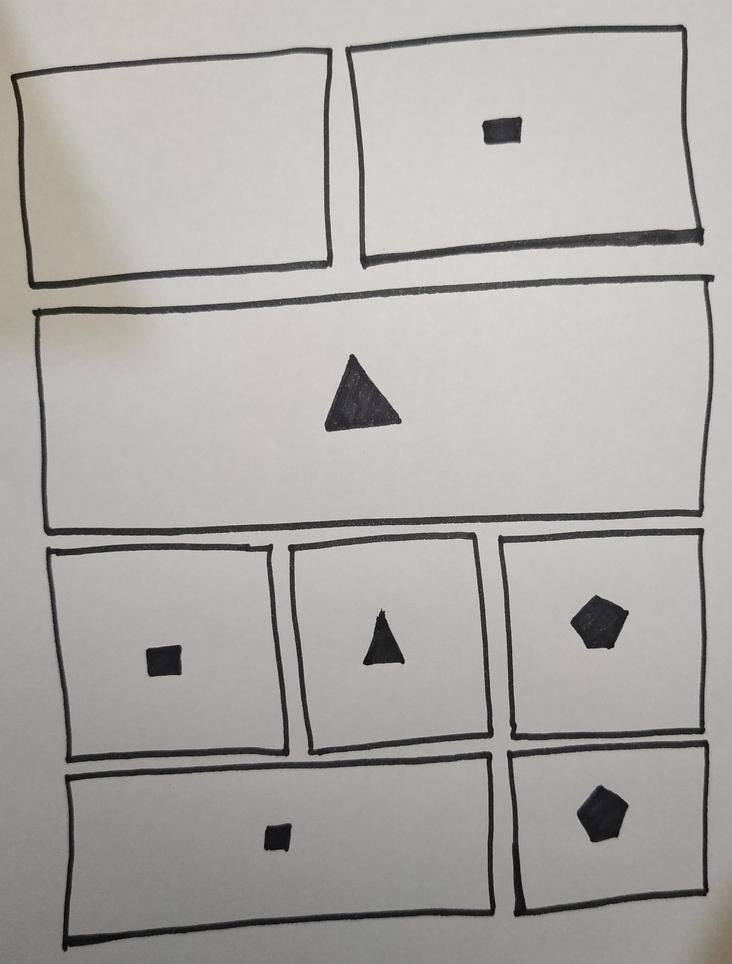
#> input picture 1.jpg, 732 x 964 px, shrunk from 4627 x 6100 before the run
$ python -i Sketch.py   (imports and definitions only)
#> lines starting #> are read from the running program, lines starting #| are printed output that depends on the picture; after the words box and inside, x2 and y2 are one past the last pixel; in counts of white or black regions, pixels touching at a corner belong together
# Author: Jayendra Matarage
# Title: Sketch to Code


import cv2


class Sketch:
    div_map = [
        {'SIZE': 0, 'COL_SIZE': 2},
        {'SIZE': 16.6, 'COL_SIZE': 2},
        {'SIZE': 24.9, 'COL_SIZE': 4},
        {'SIZE': 33.2, 'COL_SIZE': 4},
        {'SIZE': 41.5, 'COL_SIZE': 6},
        {'SIZE': 49.8, 'COL_SIZE': 6},
        {'SIZE': 58.1, 'COL_SIZE': 8},
        {'SIZE': 66.4, 'COL_SIZE': 8},
        {'SIZE': 74.7, 'COL_SIZE': 10},
        {'SIZE': 83.0, 'COL_SIZE': 10},
        {'SIZE': 91.3, 'COL_SIZE': 12},
        {'SIZE': 99.6, 'COL_SIZE': 12}
    ]

    # [56 lines left out: function find_main_divs, not called in this run]

    def find_paras(self, img):
        print("|Detecting Paragraphs...")

        # make image window
        #cv2.namedWindow('Paras of page', cv2.WINDOW_AUTOSIZE)

        # make gray image
        image_to_gray = cv2.cvtColor(img, cv2.COLOR_RGB2GRAY)

        # detect edges of image using canny
        edges_of_image = cv2.Canny(image_to_gray, 50, 150, apertureSize=3)
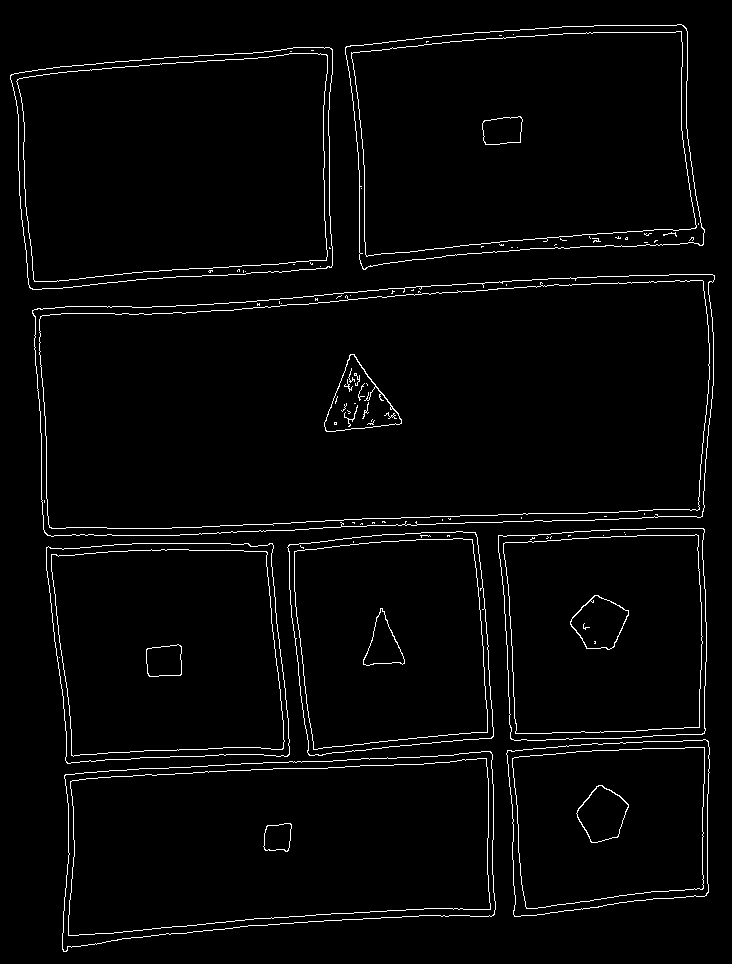
#> edges_of_image: shape (964, 732); 2.6% white in thin lines or dots

        # find contours using canny image
        cont, hierarachy = cv2.findContours(edges_of_image, cv2.RETR_TREE, cv2.CHAIN_APPROX_NONE)
#> cont = 133 contours, 87 with area under 20; largest, box (x1, y1, x2, y2) and area: (32, 274, 715, 537) 157719, (32, 274, 715, 537) 157698, (39, 280, 710, 529) 146218, (39, 280, 710, 529) 146214, (345, 24, 705, 270) 73942

        # sort image contours
        cont = sorted(cont, key=lambda ctr: cv2.boundingRect(ctr)[1])

        para_count = 0
        unknown_count = 0
        p_array_position = []
        all_paras_of_page = []

        for c in cont:
            approx = cv2.approxPolyDP(c, 0.03 * cv2.arcLength(c, True), True)
            if len(approx) == 4:
                x, y, w, h = cv2.boundingRect(c)
                if w > 10 and h > 10:
                    if w < 50 and h < 50:
                        if x not in p_array_position:
                            M = cv2.moments(c)
                            cX = int(M["m10"] / M["m00"])
                            cY = int(M["m01"] / M["m00"])
                            cv2.circle(img, (cX, cY), 3, (255, 255, 0), -1)
                            p_array_position.append(x)
                            cv2.rectangle(img, (x, y), (x + w, y + h), (0, 0, 255), 2)
                            all_paras_of_page.append({
                                "P_ID": para_count,"W": w, "H": h,
                                "P1": [x, y],"P2": [(x + w), (y + h)],"MID_X": cX,"MID_Y": cY,
                            })
                            cv2.putText(img, 'Paragraph ' + str(para_count), (int(x + w), int(y)),
                                        cv2.FONT_HERSHEY_SIMPLEX,
                                        0.5, (255, 0, 0), 1, cv2.LINE_AA)
                            para_count += 1
            else:
                unknown_count += 1
#> this loop made 133 passes
#> (approx, x, y, w, h, cX, cY, para_count) on pass 14: ([[521, 117], [484, 120], [485, 144], [520, 142]], 482, 116, 41, 29, 502, 130, 1)
#> (c, approx, x, y, w, h) on pass 29: ([[555, 244], [554, 245], [555, 244], [556, 244]], [[556, 244], [555, 244], [554, 245], [555, 244]], 554, 244, 3, 2)
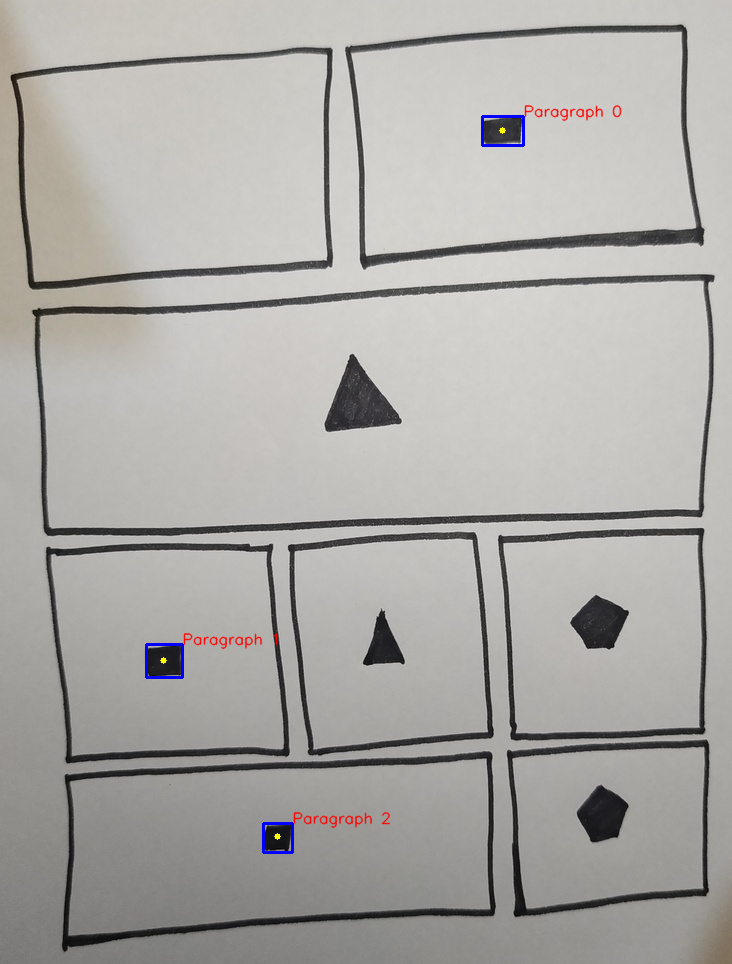
#> img: shape (964, 732, 3); mean R, G, B 171.3, 169.6, 166.3
#> after the loop, all_paras_of_page = 3 items; p_array_position = [482, 146, 263]; para_count = 3; unknown_count = 78

        print("|Paragraph count : " + str(para_count))
#| |Paragraph count : 3

        para_data = [{
            "PARA_COUNT": para_count,
            "PARA_DATA": all_paras_of_page,
            "IMAGE": img,
        }]

        return para_data

    # [118 lines left out: functions find_images, find_lists, not called in this run]

>>> import cv2
>>> picture = cv2.cvtColor(cv2.imread('1.jpg'), cv2.COLOR_BGR2RGB)
>>> result = Sketch().find_paras(picture)
#> result = 1 item
